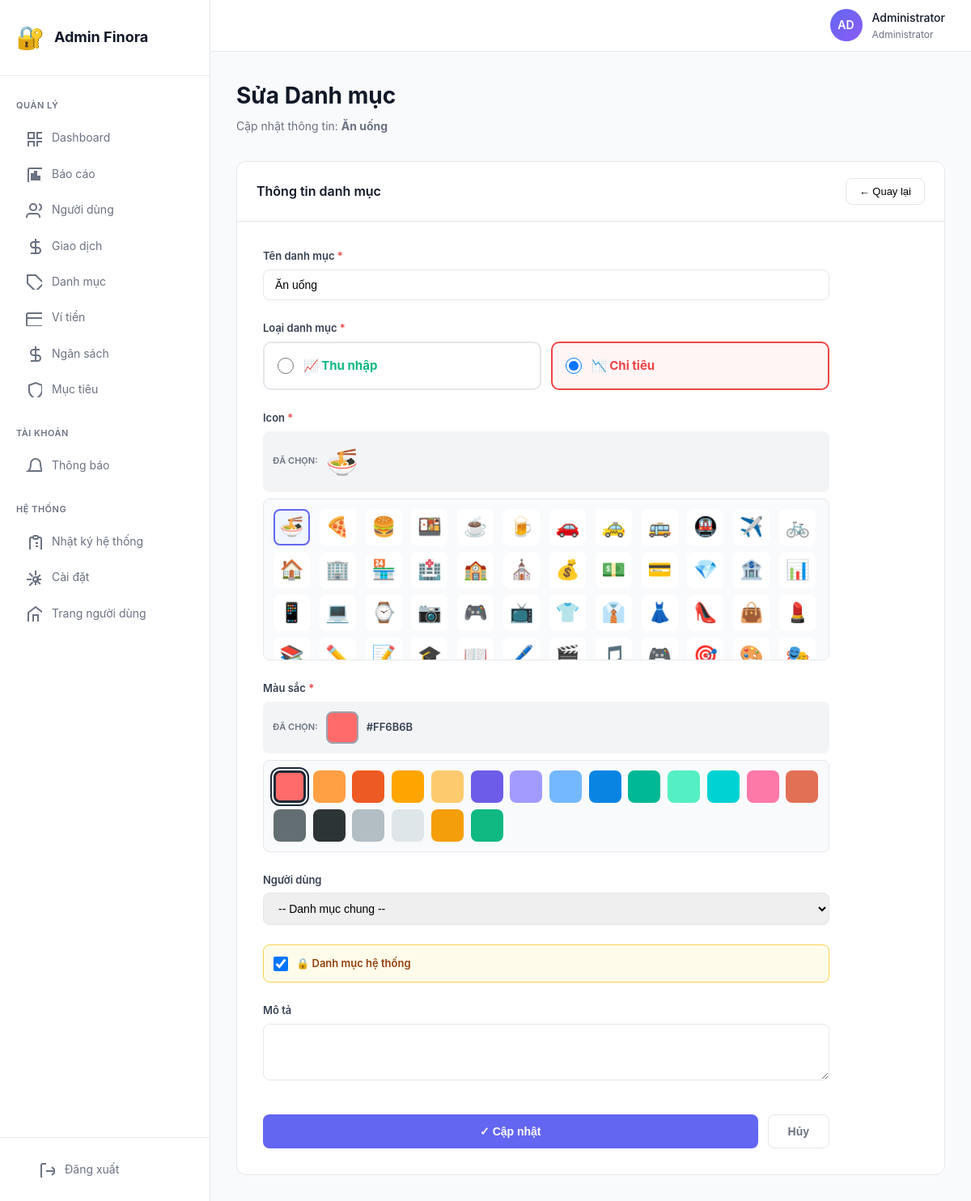
Page /admin/category-edit.php?id=1 on the committed database.
### tables this page shows
CREATE TABLE categories (
    id INT AUTO_INCREMENT PRIMARY KEY,
    user_id INT NULL,
    name VARCHAR(100) NOT NULL,
    type ENUM('income', 'expense') DEFAULT 'expense',
    icon VARCHAR(50) DEFAULT '📦',
    color VARCHAR(20) DEFAULT '#7C3AED',
    description TEXT,
    is_system TINYINT(1) DEFAULT 0,
    parent_id INT DEFAULT NULL,
    display_order INT DEFAULT 0,
    created_at TIMESTAMP DEFAULT CURRENT_TIMESTAMP,
    FOREIGN KEY (user_id) REFERENCES users(id) ON DELETE CASCADE,
    FOREIGN KEY (parent_id) REFERENCES categories(id) ON DELETE SET NULL,
    INDEX idx_user_type (user_id, type),
    INDEX idx_system (is_system)
);

### admin/category-edit.php (the view, shortened to what this page needs)
<?php
require_once '../connect.php';
$cat_id = intval($_GET['id']);
$stmt = $conn->prepare("SELECT * FROM categories WHERE id = ?");
$stmt->bind_param("i", $cat_id);
$stmt->execute();
$category = $stmt->get_result()->fetch_assoc();
$common_icons = ['🍜', '🍕', '🍔', '🍱', '☕', '🍺', '🚗', '🚕', '🚌', '🚇', '✈️', '🚲', '🏠', '🏢', '🏪', '🏥', '🏫', '⛪', '💰', '💵', '💳', '💎', '🏦', '📊', '📱', '💻', '⌚', '📷', '🎮', '📺', '👕', '👔', '👗', '👠', '👜', '💄', '📚', '✏️', '📝', '🎓', '📖', '🖊️', '🎬', '🎵', '🎮', '🎯', '🎨', '🎭', '❤️', '💊', '🏥', '💉', '🩺', '⚕️', '⚡', '💧', '🔥', '📡', '📞', '🌐', '🎁', '🎂', '🎉', '🎈', '🎊', '🎀', '🌳', '🌺', '🌻', '🌸', '🌼', '🌷'];
$common_colors = ['#FF6B6B', '#FF9F43', '#EE5A24', '#FFA502', '#FDCB6E', '#6C5CE7', '#A29BFE', '#74B9FF', '#0984E3', '#00B894', '#55EFC4', '#00D2D3', '#FD79A8', '#E17055', '#636E72', '#2D3436', '#B2BEC3', '#DFE6E9', '#F59E0B', '#10B981'];
?>
<!DOCTYPE html>
<html lang="vi">
<head>
    <link rel="stylesheet" href="assets/css/admin.css">
</head>
<body>
    <?php include 'includes/sidebar.php'; ?>
    <div class="main-content">
        <?php include 'includes/header.php'; ?>
        <div class="content">
            <div class="page-header">
                <h1>Sửa Danh mục</h1>
                <p>Cập nhật thông tin: <strong><?= htmlspecialchars($category['name']) ?></strong></p>
            </div>
            <div class="card">
                <div class="card-header">
                    <h2>Thông tin danh mục</h2>
                    <button onclick="window.location.href='categories.php'" style="padding:8px 16px;border-radius:8px;border:1px solid #E5E7EB;background:white;cursor:pointer;font-size:13px">← Quay lại</button>
                </div>
                <div style="padding:32px">
                    <form method="POST" style="max-width:700px">
                        <div style="display:grid;gap:24px">
                            <div>
                                <label style="display:block;font-size:13px;font-weight:600;color:#374151;margin-bottom:6px">Tên danh mục <span style="color:#EF4444">*</span></label>
                                <input type="text" name="name" required value="<?= htmlspecialchars($category['name']) ?>" style="width:100%;padding:10px 14px;border:1.5px solid #E5E7EB;border-radius:8px;font-size:14px" onfocus="this.style.borderColor='#6366F1'" onblur="this.style.borderColor='#E5E7EB'">
                            </div>
                            <div>
                                <label style="display:block;font-size:13px;font-weight:600;color:#374151;margin-bottom:6px">Loại danh mục <span style="color:#EF4444">*</span></label>
                                <div style="display:grid;grid-template-columns:1fr 1fr;gap:12px">
                                    <label style="padding:16px;border:2px solid <?= $category['type']=='income'?'#10B981':'#E5E7EB' ?>;background:<?= $category['type']=='income'?'rgba(16,185,129,0.05)':'white' ?>;border-radius:10px;cursor:pointer;display:flex;align-items:center;gap:12px">
                                        <input type="radio" name="type" value="income" <?= $category['type']=='income'?'checked':'' ?> required style="width:20px;height:20px">
                                        <div><div style="font-weight:700;font-size:15px;color:#10B981">📈 Thu nhập</div></div>
                                    </label>
                                    <label style="padding:16px;border:2px solid <?= $category['type']=='expense'?'#EF4444':'#E5E7EB' ?>;background:<?= $category['type']=='expense'?'rgba(239,68,68,0.05)':'white' ?>;border-radius:10px;cursor:pointer;display:flex;align-items:center;gap:12px">
                                        <input type="radio" name="type" value="expense" <?= $category['type']=='expense'?'checked':'' ?> required style="width:20px;height:20px">
                                        <div><div style="font-weight:700;font-size:15px;color:#EF4444">📉 Chi tiêu</div></div>
                                    </label>
                                </div>
                            </div>
                            <div>
                                <label style="display:block;font-size:13px;font-weight:600;color:#374151;margin-bottom:6px">Icon <span style="color:#EF4444">*</span></label>
                                <div style="margin-bottom:8px;padding:12px;background:#F3F4F6;border-radius:8px;display:flex;align-items:center;gap:10px">
                                    <span style="font-size:11px;color:#6B7280;font-weight:600">ĐÃ CHỌN:</span>
                                    <span id="iconPreview" style="font-size:32px"><?= $category['icon'] ?></span>
                                </div>
                                <div class="icon-picker">
                                    <?php foreach($common_icons as $icon): ?>
                                    <div class="icon-option <?= $icon==$category['icon']?'selected':'' ?>" onclick="selectIcon('<?= $icon ?>')"><?= $icon ?></div>
                                    <?php endforeach; ?>
                                </div>
                            </div>
                            <div>
                                <label style="display:block;font-size:13px;font-weight:600;color:#374151;margin-bottom:6px">Màu sắc <span style="color:#EF4444">*</span></label>
                                <div style="margin-bottom:8px;padding:12px;background:#F3F4F6;border-radius:8px;display:flex;align-items:center;gap:10px">
                                    <span style="font-size:11px;color:#6B7280;font-weight:600">ĐÃ CHỌN:</span>
                                    <div id="colorPreview" style="width:40px;height:40px;border-radius:8px;background:<?= $category['color'] ?>;border:2px solid #9CA3AF"></div>
                                    <span id="colorCode" style="font-size:13px;font-weight:600;color:#374151"><?= $category['color'] ?></span>
                                </div>
                                <div class="color-picker">
                                    <?php foreach($common_colors as $color): ?>
                                    <div class="color-option <?= $color==$category['color']?'selected':'' ?>" style="background:<?= $color ?>" onclick="selectColor('<?= $color ?>')"></div>
                                    <?php endforeach; ?>
                                </div>
                            </div>
                            <div>
                                <label style="display:block;font-size:13px;font-weight:600;color:#374151;margin-bottom:6px">Người dùng</label>
                                <select name="user_id" style="width:100%;padding:10px 14px;border:1.5px solid #E5E7EB;border-radius:8px;font-size:14px" onfocus="this.style.borderColor='#6366F1'" onblur="this.style.borderColor='#E5E7EB'">
                                    <option value="">-- Danh mục chung --</option>
                                </select>
                            </div>
                            <div>
                                <label style="display:flex;align-items:center;gap:10px;cursor:pointer;padding:12px;background:#FFFBEB;border:1px solid #FCD34D;border-radius:8px">
                                    <input type="checkbox" name="is_system" <?= $category['is_system']?'checked':'' ?> style="width:18px;height:18px">
                                    <div><div style="font-weight:600;font-size:13px;color:#92400E">🔒 Danh mục hệ thống</div></div>
                                </label>
                            </div>
                            <div>
                                <label style="display:block;font-size:13px;font-weight:600;color:#374151;margin-bottom:6px">Mô tả</label>
                                <textarea name="description" rows="3" style="width:100%;padding:10px 14px;border:1.5px solid #E5E7EB;border-radius:8px;font-size:14px;resize:vertical" onfocus="this.style.borderColor='#6366F1'" onblur="this.style.borderColor='#E5E7EB'"><?= htmlspecialchars($category['description']) ?></textarea>
                            </div>
                            <div style="display:flex;gap:12px;margin-top:12px">
                                <button type="submit" style="flex:1;padding:12px;background:#6366F1;color:white;border:none;border-radius:8px;font-weight:600;font-size:14px;cursor:pointer">✓ Cập nhật</button>
                                <button type="button" onclick="window.location.href='categories.php'" style="padding:12px 24px;background:white;color:#6B7280;border:1.5px solid #E5E7EB;border-radius:8px;font-weight:600;font-size:14px;cursor:pointer">Hủy</button>
                            </div>
                        </div>
                    </form>
                </div>
            </div>
        </div>
    </div>
</body>
</html>

### admin/assets/css/admin.css (style rules this page uses)
:root { --primary: #6366F1; --primary-dark: #4F46E5; --success: #10B981; --danger: #EF4444; --warning: #F59E0B; --bg-page: #F9FAFB; --bg-card: #FFFFFF; --border: #E5E7EB; --text-primary: #111827; --text-secondary: #6B7280; --sidebar-w: 260px; }
* { margin: 0; padding: 0; box-sizing: border-box; }
body { font-family: 'Inter', -apple-system, BlinkMacSystemFont, sans-serif; background: var(--bg-page); color: var(--text-primary); font-size: 14px; line-height: 1.6; }
.main-content { margin-left: var(--sidebar-w); min-height: 100vh; display: flex; flex-direction: column; }
.content { padding: 32px; flex: 1; }
.page-header { margin-bottom: 32px; }
.page-header h1 { font-size: 28px; font-weight: 700; margin-bottom: 4px; }
.page-header p { color: var(--text-secondary); font-size: 14px; }
.card { background: var(--bg-card); border: 1px solid var(--border); border-radius: 12px; overflow: hidden; }
.card-header { padding: 20px 24px; border-bottom: 1px solid var(--border); display: flex; align-items: center; justify-content: space-between; }
.card-header h2 { font-size: 16px; font-weight: 600; }

### admin/category-edit.php (style rules this page uses)
.icon-picker { display:grid;grid-template-columns:repeat(auto-fill,minmax(45px,1fr));gap:8px;max-height:200px;overflow-y:auto;padding:12px;border:1.5px solid #E5E7EB;border-radius:8px;background:#F9FAFB }
.icon-option { width:45px;height:45px;display:flex;align-items:center;justify-content:center;font-size:24px;border:2px solid transparent;border-radius:8px;cursor:pointer;transition:all .2s;background:white }
.icon-option.selected { border-color:#6366F1;background:#EFF6FF }
.color-picker { display:grid;grid-template-columns:repeat(auto-fill,minmax(40px,1fr));gap:8px;padding:12px;border:1.5px solid #E5E7EB;border-radius:8px;background:#F9FAFB }
.color-option { width:40px;height:40px;border-radius:8px;cursor:pointer;transition:all .2s;border:3px solid transparent }
.color-option.selected { border-color:#1F2937;box-shadow:0 0 0 2px white,0 0 0 4px #1F2937 }

### rows in the picture
categories: name "Ăn uống", type "☐ 📈 Thu nhập", type "☑ 📉 Chi tiêu", icon "🍜", color "#FF6B6B", is_system "☑"

### other values in the picture
substr($user['full_name'], 0, 2) "AD"
$user['full_name'] "Administrator"
$icon "🍜"
$icon "🍕"
$icon "🍔"
$icon "🍱"
$icon "☕"
$icon "🍺"
$icon "🚗"
$icon "🚕"
$icon "🚌"
$icon "🚇"
$icon "✈️"
$icon "🚲"
$icon "🏠"
